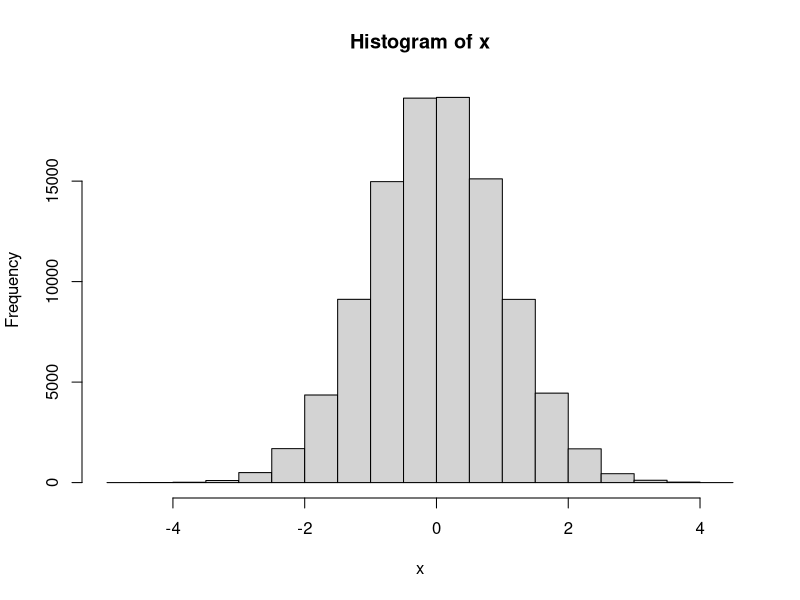
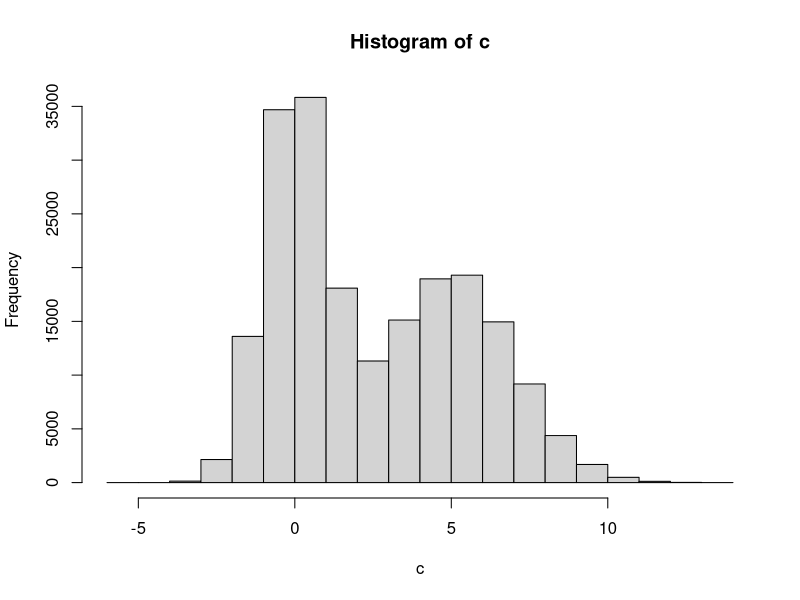

The R script that drew these images, in order:
## ---- chunk 1
knitr::opts_chunk$set(echo = TRUE)
## ---- chunk 2
mymean <- function(x,p){
  n<-length(x)
  m<-mean(x)
  ret<-sum((x-m)^p)/n
  return(ret)
}

myvar<-function(x,p){
  n<-length(x)
  m<-mean(x)
  ret<-sum((x-m)^p)/n
  return(ret)
}


myskew<-function(x,p){
  n<-length(x)
  m<-mean(x)
  sd<-sd(x)
  ret<-sum((x-m)^p/sd^p)/n
  return(ret)
}

#Kurtosis of normal ditribution is 3, then we need to substract 3 from the result which is given by the formula to compare the difference from normal distribution.
mykurtosis<-function(x,p){
  n<-length(x)
  m<-mean(x)
  sd<-sd(x)
  ret<-sum((x-m)^p/sd^p)/n -3 
  return(ret)
}

## ---- chunk 3
ramdom <-rnorm(100000)

x<-ramdom
## ---- chunk 4
mymean(x,1)
myvar(x,2)
myskew(x,3)
mykurtosis(x,4)
## ---- chunk 5
hist(x)
## ---- chunk 6
a<-as.vector(rnorm(100000,mean = 0, sd = 1))
b<-as.vector(rnorm(100000,mean = 5, sd = 2))

c<- rbind(a,b)
hist(c)

myskew(c,3)
mykurtosis(c,4)

